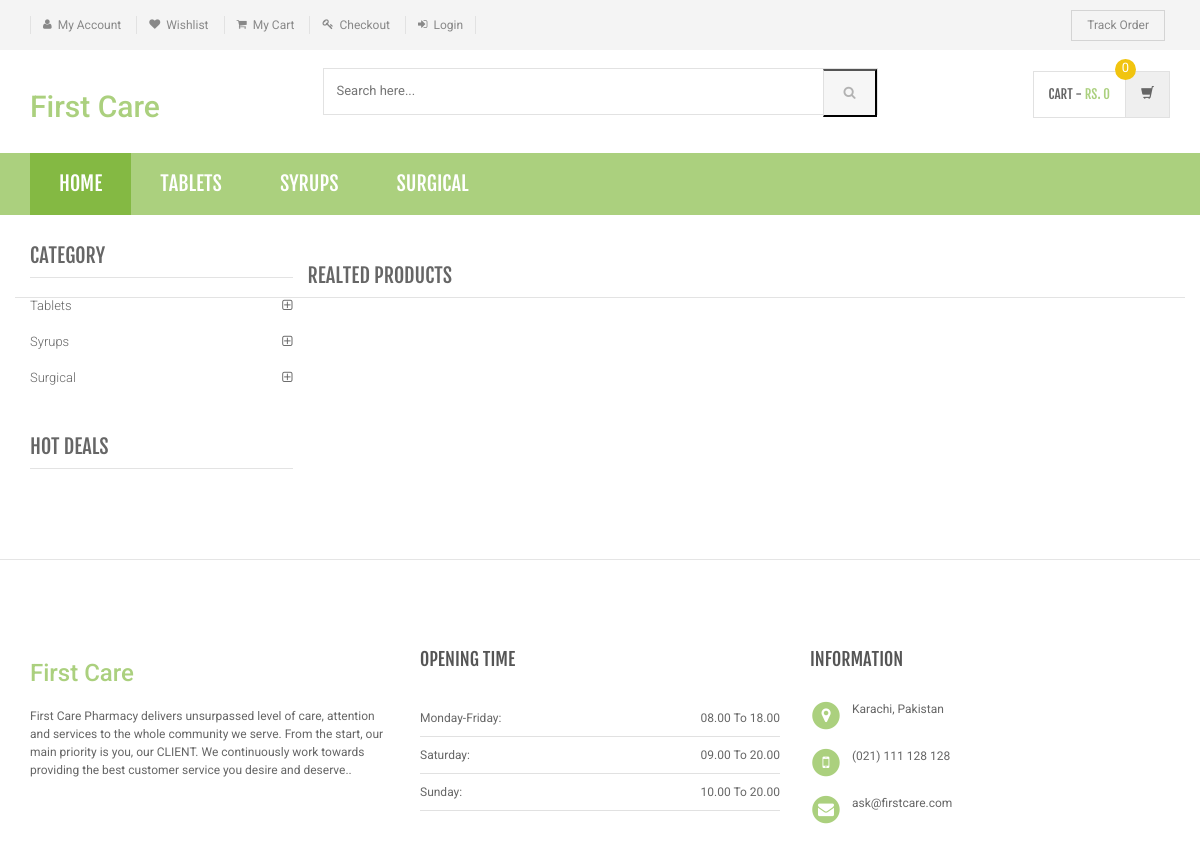
Page /product-details.php on the committed database.
### tables this page shows
CREATE TABLE `category` (
  `id` int(11) NOT NULL,
  `categoryName` varchar(255) DEFAULT NULL,
  `categoryDescription` longtext,
  `creationDate` timestamp NOT NULL DEFAULT CURRENT_TIMESTAMP,
  `updationDate` varchar(255) DEFAULT NULL
);

### product-details.php (the view, shortened to what this page needs)
<?php
include('includes/config.php');
?>
<!DOCTYPE html>
<html lang="en">
	<head>
	    <link rel="stylesheet" href="assets/css/bootstrap.min.css">
	    <link rel="stylesheet" href="assets/css/main.css">
	    <link rel="stylesheet" href="assets/css/green.css">
	    <link rel="stylesheet" href="assets/css/owl.carousel.css">
		<link rel="stylesheet" href="assets/css/owl.transitions.css">
		<link href="assets/css/lightbox.css" rel="stylesheet">
		<link rel="stylesheet" href="assets/css/animate.min.css">
		<link rel="stylesheet" href="assets/css/rateit.css">
		<link rel="stylesheet" href="assets/css/bootstrap-select.min.css">
		<link rel="stylesheet" href="assets/css/config.css">
		<link href="assets/css/green.css" rel="alternate stylesheet" title="Green color">
		<link href="assets/css/blue.css" rel="alternate stylesheet" title="Blue color">
		<link href="assets/css/red.css" rel="alternate stylesheet" title="Red color">
		<link href="assets/css/orange.css" rel="alternate stylesheet" title="Orange color">
		<link href="assets/css/dark-green.css" rel="alternate stylesheet" title="Darkgreen color">
		<link rel="stylesheet" href="assets/css/font-awesome.min.css">
	</head>
    <body class="cnt-home">
<header class="header-style-1">
<?php include('includes/top-header.php');?>
<?php include('includes/main-header.php');?>
<?php include('includes/menu-bar.php');?>
</header>
<div class="body-content outer-top-xs">
	<div class='container'>
		<div class='row single-product outer-bottom-sm '>
			<div class='col-md-3 sidebar'>
				<div class="sidebar-module-container">
<div class="sidebar-widget outer-bottom-xs wow fadeInUp">
	<h3 class="section-title">Category</h3>
	<div class="sidebar-widget-body m-t-10">
		<div class="accordion">
		            <?php $sql=mysqli_query($con,"select id,categoryName  from category");
while($row=mysqli_fetch_array($sql))
{
    ?>
	    	<div class="accordion-group">
	            <div class="accordion-heading">
	                <a href="category.php?cid=<?php echo $row['id'];?>"  class="accordion-toggle collapsed">
	                   <?php echo $row['categoryName'];?>
	                </a>
	            </div>
	        </div>
	        <?php } ?>
	    </div>
	</div>
</div>
<div class="sidebar-widget hot-deals wow fadeInUp">
	<h3 class="section-title">hot deals</h3>
</div>
				</div>
			</div>
<section class="section featured-product wow fadeInUp">
	<h3 class="section-title">Realted Products </h3>
</section>
			</div>
		</div>
</div>
<?php include('includes/footer.php');?>
</body>
</html>

### includes/menu-bar.php (shortened to what this page needs)
<div class="header-nav animate-dropdown">
    <div class="container" >
        <div class="yamm navbar navbar-default" role="navigation" >
            <div class="nav-bg-class">
                <div class="navbar-collapse collapse" id="mc-horizontal-menu-collapse">
	<div class="nav-outer">
		<ul class="nav navbar-nav">
			<li class="active dropdown yamm-fw">
				<a href="index.php" data-hover="dropdown" class="dropdown-toggle">Home</a>
			</li>
              <?php $sql=mysqli_query($con,"select id,categoryName  from category limit 6");
while($row=mysqli_fetch_array($sql))
{
    ?>
			<li class="dropdown yamm">
				<a href="category.php?cid=<?php echo $row['id'];?>"> <?php echo $row['categoryName'];?></a>
			</li>
			<?php } ?>
		</ul>
		<div class="clearfix"></div>
	</div>
</div>
            </div>
        </div>
    </div>
</div>

### assets/css/green.css (style rules this page uses)
a { color: #abd07e; }
.header-style-1 .header-nav { background: #abd07e; }
.cnt-home .header-style-1 .header-nav .navbar .navbar-nav > li.active { background: #84b943; }
.sidebar .sidebar-module-container .sidebar-widget .sidebar-widget-body .accordion .accordion-group .accordion-heading .accordion-toggle, .sidebar .sidebar-module-container .sidebar-widget .sidebar-widget-body .accordion .accordion-group .accordion-heading .accordion-toggle:hover, .sidebar .sidebar-module-container .sidebar-widget .sidebar-widget-body .accordion .accordion-group .accordion-heading .accordion-toggle:focus, .sidebar .sidebar-module-container .sidebar-widget .sidebar-widget-body .accordion .accordion-group .accordion-heading .accordion-toggle:after { color: #abd07e; }

### assets/css/lightbox.css (style rules this page uses)
body:after { content: url(../images/close.png) url(../images/loading.gif) url(../images/prev.png) url(../images/next.png); display: none; }

### assets/css/blue.css (style rules this page uses)
a { color: #3498db; }
.header-style-1 .header-nav { background: #3498db; }
.cnt-home .header-style-1 .header-nav .navbar .navbar-nav > li.active { background: #1d6ca1; }
.sidebar .sidebar-module-container .sidebar-widget .sidebar-widget-body .accordion .accordion-group .accordion-heading .accordion-toggle, .sidebar .sidebar-module-container .sidebar-widget .sidebar-widget-body .accordion .accordion-group .accordion-heading .accordion-toggle:hover, .sidebar .sidebar-module-container .sidebar-widget .sidebar-widget-body .accordion .accordion-group .accordion-heading .accordion-toggle:focus, .sidebar .sidebar-module-container .sidebar-widget .sidebar-widget-body .accordion .accordion-group .accordion-heading .accordion-toggle:after { color: #3498db; }

### assets/css/red.css (style rules this page uses)
a { color: #ff6c6c; }
.header-style-1 .header-nav { background: #ff6c6c; }
.cnt-home .header-style-1 .header-nav .navbar .navbar-nav > li.active { background: #ff1a1a; }
.sidebar .sidebar-module-container .sidebar-widget .sidebar-widget-body .accordion .accordion-group .accordion-heading .accordion-toggle, .sidebar .sidebar-module-container .sidebar-widget .sidebar-widget-body .accordion .accordion-group .accordion-heading .accordion-toggle:hover, .sidebar .sidebar-module-container .sidebar-widget .sidebar-widget-body .accordion .accordion-group .accordion-heading .accordion-toggle:focus, .sidebar .sidebar-module-container .sidebar-widget .sidebar-widget-body .accordion .accordion-group .accordion-heading .accordion-toggle:after { color: #ff6c6c; }

### assets/css/orange.css (style rules this page uses)
a { color: #f39c12; }
.header-style-1 .header-nav { background: #f39c12; }
.cnt-home .header-style-1 .header-nav .navbar .navbar-nav > li.active { background: #ab6c09; }
.sidebar .sidebar-module-container .sidebar-widget .sidebar-widget-body .accordion .accordion-group .accordion-heading .accordion-toggle, .sidebar .sidebar-module-container .sidebar-widget .sidebar-widget-body .accordion .accordion-group .accordion-heading .accordion-toggle:hover, .sidebar .sidebar-module-container .sidebar-widget .sidebar-widget-body .accordion .accordion-group .accordion-heading .accordion-toggle:focus, .sidebar .sidebar-module-container .sidebar-widget .sidebar-widget-body .accordion .accordion-group .accordion-heading .accordion-toggle:after { color: #f39c12; }

### assets/css/dark-green.css (style rules this page uses)
a { color: #12cca7; }
.header-style-1 .header-nav { background: #12cca7; }
.cnt-home .header-style-1 .header-nav .navbar .navbar-nav > li.active { background: #0b816a; }
.sidebar .sidebar-module-container .sidebar-widget .sidebar-widget-body .accordion .accordion-group .accordion-heading .accordion-toggle, .sidebar .sidebar-module-container .sidebar-widget .sidebar-widget-body .accordion .accordion-group .accordion-heading .accordion-toggle:hover, .sidebar .sidebar-module-container .sidebar-widget .sidebar-widget-body .accordion .accordion-group .accordion-heading .accordion-toggle:focus, .sidebar .sidebar-module-container .sidebar-widget .sidebar-widget-body .accordion .accordion-group .accordion-heading .accordion-toggle:after { color: #12cca7; }

### rows in the picture
category: categoryName "TABLETS", categoryName "Tablets"
category: categoryName "SYRUPS", categoryName "Syrups"
category: categoryName "SURGICAL", categoryName "Surgical"
